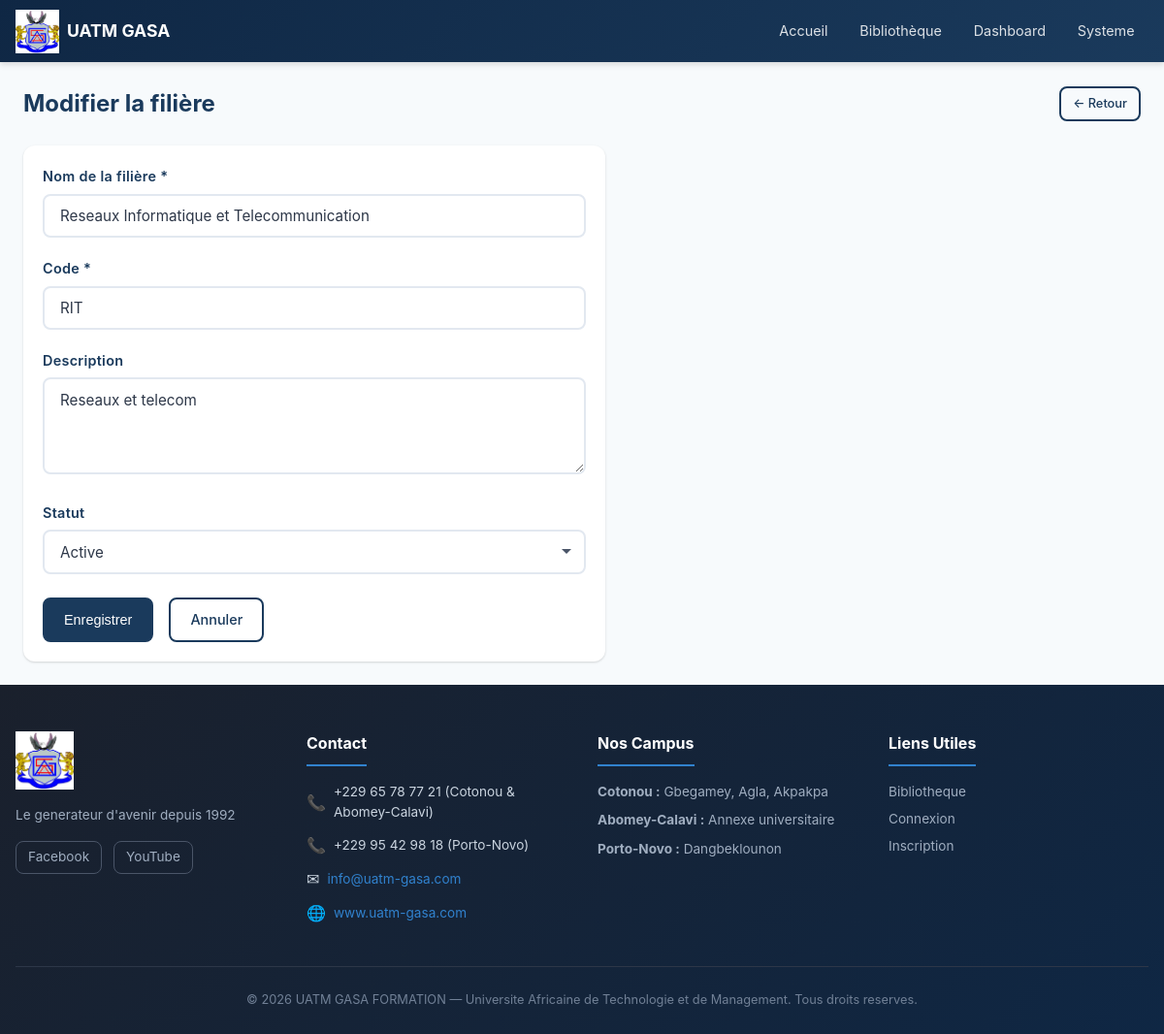
The app's page /admin/modifier_filiere.php?id=2 (signed in) with its own data.
### tables this page shows
CREATE TABLE `filieres` (
    `id` INT UNSIGNED NOT NULL AUTO_INCREMENT,
    `nom` VARCHAR(150) NOT NULL,
    `code` VARCHAR(20) NOT NULL,
    `description` TEXT DEFAULT NULL,
    `statut` ENUM('active', 'inactive') DEFAULT 'active',
    `created_at` TIMESTAMP DEFAULT CURRENT_TIMESTAMP,
    `updated_at` TIMESTAMP DEFAULT CURRENT_TIMESTAMP ON UPDATE CURRENT_TIMESTAMP,
    PRIMARY KEY (`id`),
    UNIQUE KEY `uk_filieres_code` (`code`)
);

### includes/functions.php (called while the page is built, shortened)
<?php
function sanitize($data) {
    return htmlspecialchars(trim((string) $data), ENT_QUOTES, 'UTF-8');
}

### admin/modifier_filiere.php (the view, shortened to what this page needs)
<?php
require_once __DIR__ . '/../includes/header.php';
$db = getDBConnection();
$filiereId = intval($_GET['id'] ?? 0);
$stmt = $db->prepare("SELECT * FROM filieres WHERE id = ?");
$stmt->execute([$filiereId]);
$filiere = $stmt->fetch();
?>
<div class="dashboard-container">
    <div class="dashboard-header">
        <h1 class="dashboard-title">Modifier la filière</h1>
        <a href="filieres.php" class="btn btn-outline btn-sm">← Retour</a>
    </div>
    <div class="card" style="max-width: 600px;">
        <div class="card-body">
            <form method="POST" action="" novalidate>
                <div class="form-group">
                    <label for="nom">Nom de la filière *</label>
                    <input type="text" id="nom" name="nom" class="form-control" value="<?= sanitize($_POST['nom'] ?? $filiere['nom']) ?>" required>
                </div>
                <div class="form-group">
                    <label for="code">Code *</label>
                    <input type="text" id="code" name="code" class="form-control" value="<?= sanitize($_POST['code'] ?? $filiere['code']) ?>" maxlength="20" required>
                </div>
                <div class="form-group">
                    <label for="description">Description</label>
                    <textarea id="description" name="description" class="form-control" rows="3"><?= sanitize($_POST['description'] ?? $filiere['description']) ?></textarea>
                </div>
                <div class="form-group">
                    <label for="statut">Statut</label>
                    <select id="statut" name="statut" class="form-control">
                        <option value="active" <?= ($_POST['statut'] ?? $filiere['statut']) === 'active' ? 'selected' : '' ?>>Active</option>
                    </select>
                </div>
                <div style="display: flex; gap: 1rem; margin-top: 1.5rem;">
                    <button type="submit" class="btn btn-primary">Enregistrer</button>
                    <a href="filieres.php" class="btn btn-outline">Annuler</a>
                </div>
            </form>
        </div>
    </div>
</div>
<?php require_once __DIR__ . '/../includes/footer.php'; ?>

### assets/css/style.css (style rules this page uses)
:root { --primary: #1a3a5c; --primary-light: #2c5282; --primary-dark: #0f2744; --secondary: #2b6cb0; --accent: #3182ce; --success: #38a169; --warning: #d69e2e; --danger: #e53e3e; --info: #3182ce; --white: #ffffff; --gray-50: #f7fafc; --gray-100: #edf2f7; --gray-200: #e2e8f0; --gray-300: #cbd5e0; --gray-400: #a0aec0; --gray-500: #718096; --gray-600: #4a5568; --gray-700: #2d3748; --gray-800: #1a202c; --shadow-sm: 0 1px 2px rgba(0,0,0,0.05); --shadow: 0 1px 3px rgba(0,0,0,0.1), 0 1px 2px rgba(0,0,0,0.06); --shadow-md: 0 4px 6px rgba(0,0,0,0.07), 0 2px 4px rgba(0,0,0,0.06); --shadow-lg: 0 10px 15px rgba(0,0,0,0.1), 0 4px 6px rgba(0,0,0,0.05); --radius: 8px; --radius-lg: 12px; --transition: all 0.2s ease; }
* { margin: 0; padding: 0; box-sizing: border-box; }
body { font-family: -apple-system, BlinkMacSystemFont, 'Segoe UI', Roboto, sans-serif; background: var(--gray-50); color: var(--gray-700); line-height: 1.6; min-height: 100vh; display: flex; flex-direction: column; }
a { color: var(--secondary); text-decoration: none; transition: var(--transition); }
.btn { display: inline-flex; align-items: center; justify-content: center; padding: 0.6rem 1.25rem; border-radius: var(--radius); font-size: 0.9rem; font-weight: 500; cursor: pointer; transition: var(--transition); border: 2px solid transparent; text-decoration: none; gap: 0.5rem; }
.btn-primary { background: var(--primary); color: var(--white); border-color: var(--primary); }
.btn-outline { background: transparent; color: var(--primary); border-color: var(--primary); }
.btn-sm { padding: 0.35rem 0.75rem; font-size: 0.8rem; }
.form-group { margin-bottom: 1.25rem; }
.form-group label { display: block; margin-bottom: 0.4rem; font-weight: 600; color: var(--primary); font-size: 0.9rem; letter-spacing: 0.02em; }
.form-control { width: 100%; padding: 0.7rem 1rem; border: 2px solid var(--gray-200); border-radius: var(--radius); font-size: 0.95rem; font-family: inherit; transition: var(--transition); background-color: var(--white); background-image: none; background-repeat: no-repeat; color: var(--gray-700); }
.form-control::placeholder { color: var(--gray-400); }
select.form-control { -webkit-appearance: none; -moz-appearance: none; appearance: none; background-color: var(--white); background-repeat: no-repeat; background-position: right 0.75rem center; background-size: 12px 12px; padding-right: 2.5rem; cursor: pointer; color: var(--gray-700); font-size: 0.95rem; }
select.form-control option { background-color: var(--white); color: var(--gray-700); padding: 0.5rem; }
textarea.form-control { resize: vertical; min-height: 100px; }
.dashboard-container { max-width: 1200px; margin: 0 auto; padding: 1.5rem; }
.dashboard-header { display: flex; justify-content: space-between; align-items: center; margin-bottom: 1.5rem; flex-wrap: wrap; gap: 1rem; }
.dashboard-title { font-size: 1.5rem; color: var(--primary); font-weight: 700; }
.card { background: var(--white); border-radius: var(--radius-lg); box-shadow: var(--shadow); overflow: hidden; }
.card-body { padding: 1.25rem; }

### records on screen
filieres: nom "Reseaux Informatique et Telecommunication", code "RIT", description "Reseaux et telecom", statut "Active"

### other values on screen
$_SESSION['user_prenom'] "Systeme"
